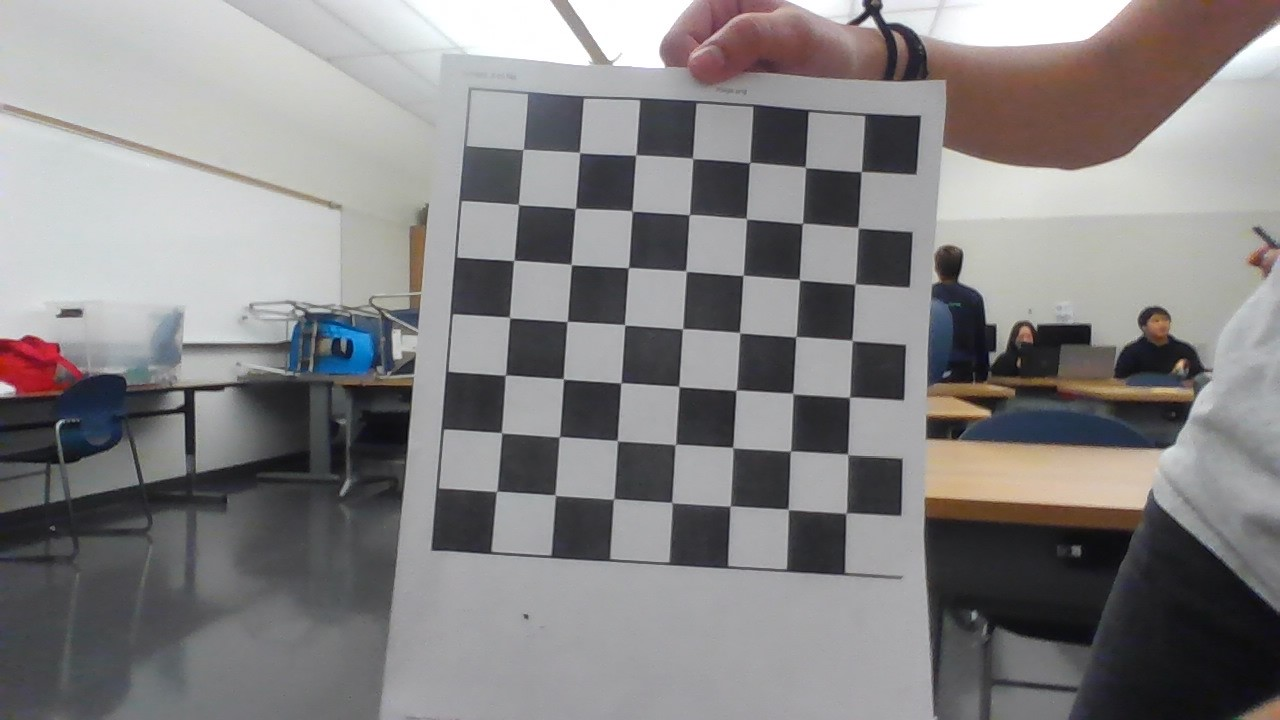
#> input picture WIN_20221207_16_55_08_Pro.jpg, 1280 x 720 px; its folder holds only this picture in this run
$ python calibrate.py
#> lines starting #> are read from the running program, lines starting #| are printed output that depends on the picture; after the words box and inside, x2 and y2 are one past the last pixel; in counts of white or black regions, pixels touching at a corner belong together
import cv2
import numpy as np
import glob


# Define the dimensions of checkerboard
CHECKERBOARD = (7,7)


# stop the iteration when specified
# accuracy, epsilon, is reached or
# specified number of iterations are completed.
criteria = (cv2.TERM_CRITERIA_EPS + cv2.TERM_CRITERIA_MAX_ITER, 30, 0.001)


# Vector for 3D points
threedpoints = []

# Vector for 2D points
twodpoints = []


#  3D points real world coordinates
objectp3d = np.zeros((1, CHECKERBOARD[0] * CHECKERBOARD[1], 3), np.float32)
objectp3d[0, :, :2] = np.mgrid[0:CHECKERBOARD[1], 0:CHECKERBOARD[0]].T.reshape(-1, 2)


# Extracting path of individual image stored
# in a given directory. Since no path is
# specified, it will take current directory
# jpg files alone
images = glob.glob('*.jpg')

for filename in images:
    image = cv2.imread(filename)
#> image is the input picture: shape (720, 1280, 3); mean B, G, R 132, 131.3, 133.4
    grayColor = cv2.cvtColor(image, cv2.COLOR_BGR2GRAY)
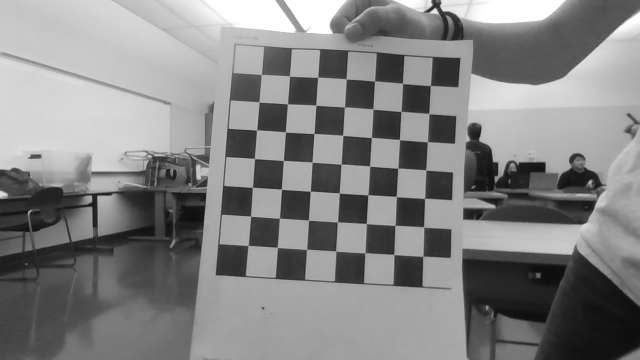
#> grayColor: shape (720, 1280) (shown at 1/2 size); min 2, max 255, mean 132

    # Find the chess board corners
    # If desired number of corners are
    # found in the image then ret = true
    ret, corners = cv2.findChessboardCorners(grayColor, CHECKERBOARD, None)
#> ret = True; corners = 49 rows, first 8: [523.3, 148.8], [579.4, 152.6], [635.6, 154.9], [692.5, 158], [750.2, 162.2], [804, 166.7], [860.8, 171.8], [518.1, 203.8]

    # If desired number of corners can be detected then,
    # refine the pixel coordinates and display
    # them on the images of checker board
    if ret == True:
        threedpoints.append(objectp3d)

        # Refining pixel coordinates
        # for given 2d points.
        corners2 = cv2.cornerSubPix(grayColor, corners, (11, 11), (-1, -1), criteria)
#> corners2 = 49 rows, first 8: [523.1, 149.4], [579.5, 152.6], [635.8, 155], [692.6, 158.4], [749.6, 162.6], [805.4, 167.3], [861.1, 171.6], [518.5, 204.5]

        twodpoints.append(corners2)

        # Draw and display the corners
        image = cv2.drawChessboardCorners(image, CHECKERBOARD, corners2, ret)
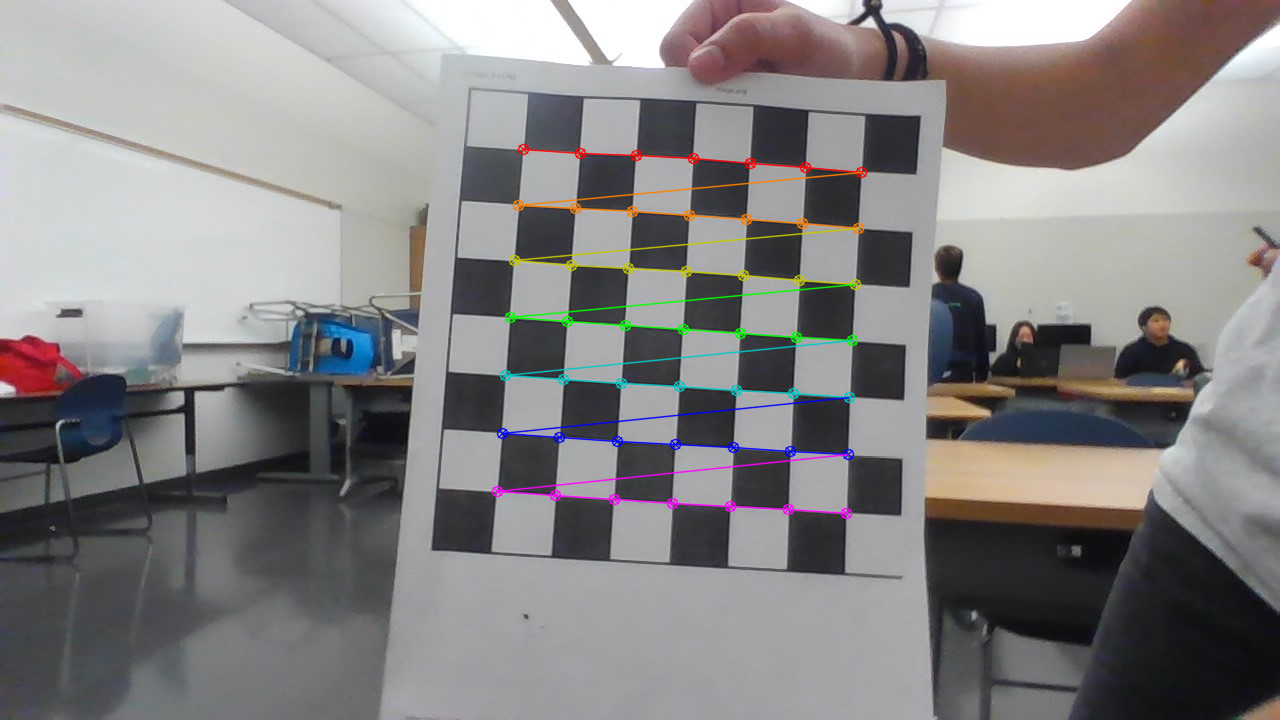
#> image: shape (720, 1280, 3); 1.89% of pixels changed, all inside (x1, y1, x2, y2) = (491, 143, 868, 520)

    cv2.imshow('img', image)
    cv2.waitKey(1000)

cv2.destroyAllWindows()


# Perform camera calibration by
# passing the value of above found out 3D points (threedpoints)
# and its corresponding pixel coordinates of the
# detected corners (twodpoints)
ret, matrix, distortion, r_vecs, t_vecs = cv2.calibrateCamera(threedpoints, twodpoints, grayColor.shape[::-1], None, None)
#> ret = 0.565; matrix = [[1056.1, 0, 659.8], [0, 1051.2, 282.2], [0, 0, 1]]; distortion = [[-0.647, 9.93, 0.00813, 0.00648, -42.32]]; r_vecs = ([-0.0691, -0.0412, 0.0646],); t_vecs = ([-2.41, -2.37, 18.32],)

cv_file = cv2.FileStorage("calibration_images/matrices.json", cv2.FILE_STORAGE_WRITE)
cv_file.write("camera_matrix", matrix)
cv_file.write("dist_coeff", distortion)

# note you *release* you don't close() a FileStorage object
cv_file.release()

$ run again, on WIN_20221207_16_59_46_Pro.jpg
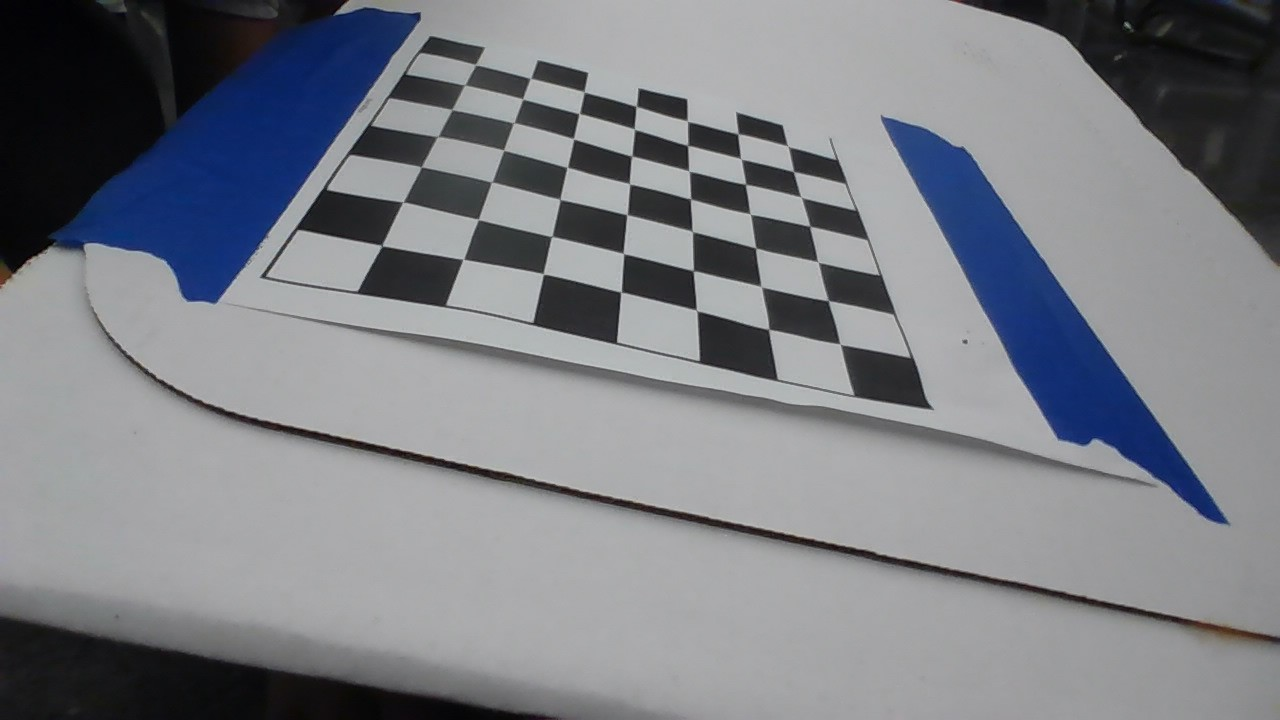
#> input picture WIN_20221207_16_59_46_Pro.jpg, 1280 x 720 px
#> image is the input picture: shape (720, 1280, 3); mean B, G, R 133.1, 126.7, 124.1
#> `grayColor = cv2.cvtColor(image, cv2.COLOR_BGR2GRAY)`:
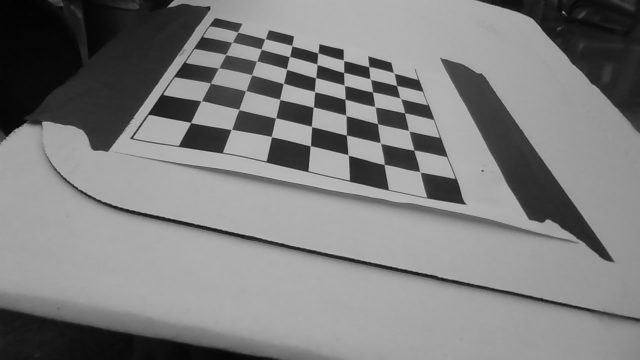
#> grayColor: shape (720, 1280) (shown at 1/2 size); min 0, max 204, mean 126.6
#> `ret, corners = cv2.findChessboardCorners(grayColor, CHECKERBOARD, None)`: ret = True; corners = 49 rows, first 8: [787.7, 146.2], [793.7, 171.6], [801.2, 197.1], [808.7, 224.5], [818.5, 262.5], [829.2, 301.4], [840.5, 344.4], [736.7, 132.5]
#> corners2 = 49 rows, first 8: [787.8, 146.3], [793.5, 171.6], [800.9, 197.2], [809.7, 226.3], [817.8, 261.9], [828.1, 300.6], [840.1, 344.2], [737.9, 133.7]
#> `image = cv2.drawChessboardCorners(image, CHECKERBOARD, corners2, ret)`:
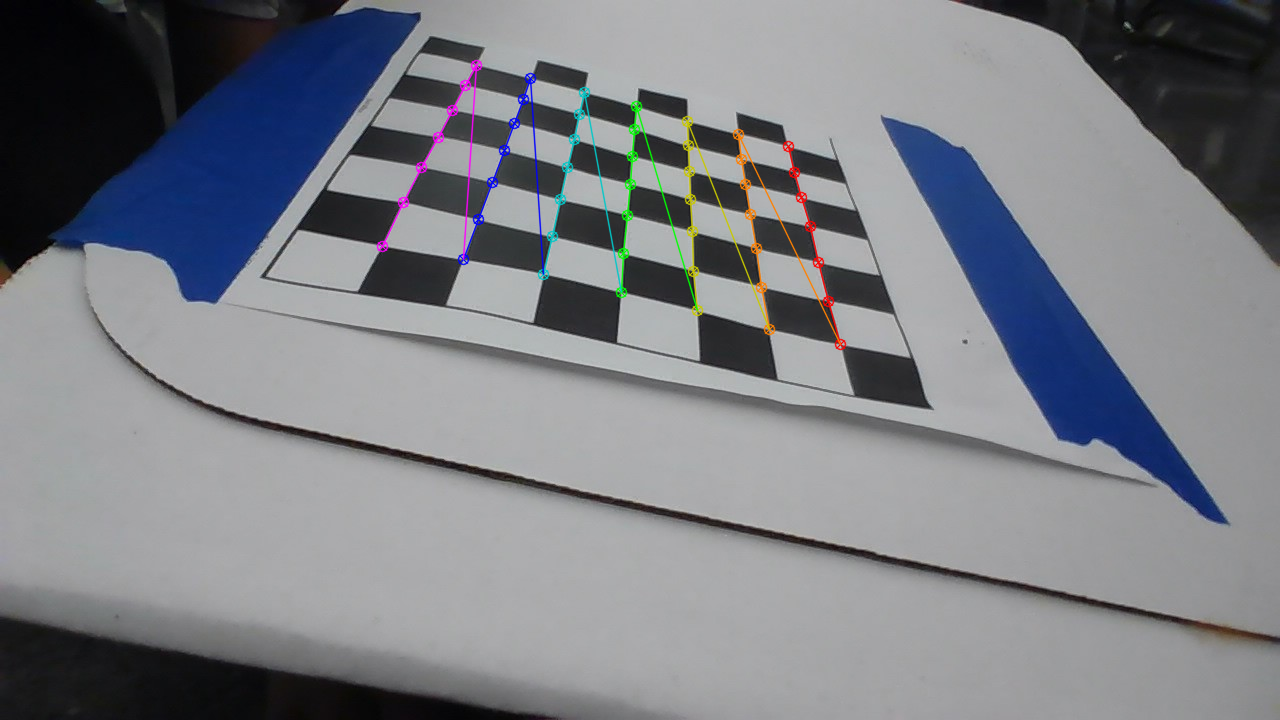
#> image: shape (720, 1280, 3); 1.27% of pixels changed, all inside (x1, y1, x2, y2) = (376, 59, 847, 351)
#> `ret, matrix, distortion, r_vecs, t_vecs = cv2.calibrateCamera(threedpo..`: ret = 1.2; matrix = [[836.6, 0, 749.5], [0, 865.8, 394.6], [0, 0, 1]]; distortion = [[0.521, -1.38, 0.0565, 0.0793, 1.67]]; r_vecs = ([-0.97, 0.402, 1.5],); t_vecs = ([0.614, -4.51, 15.66],)

$ run again, on WIN_20221207_17_00_05_Pro.jpg
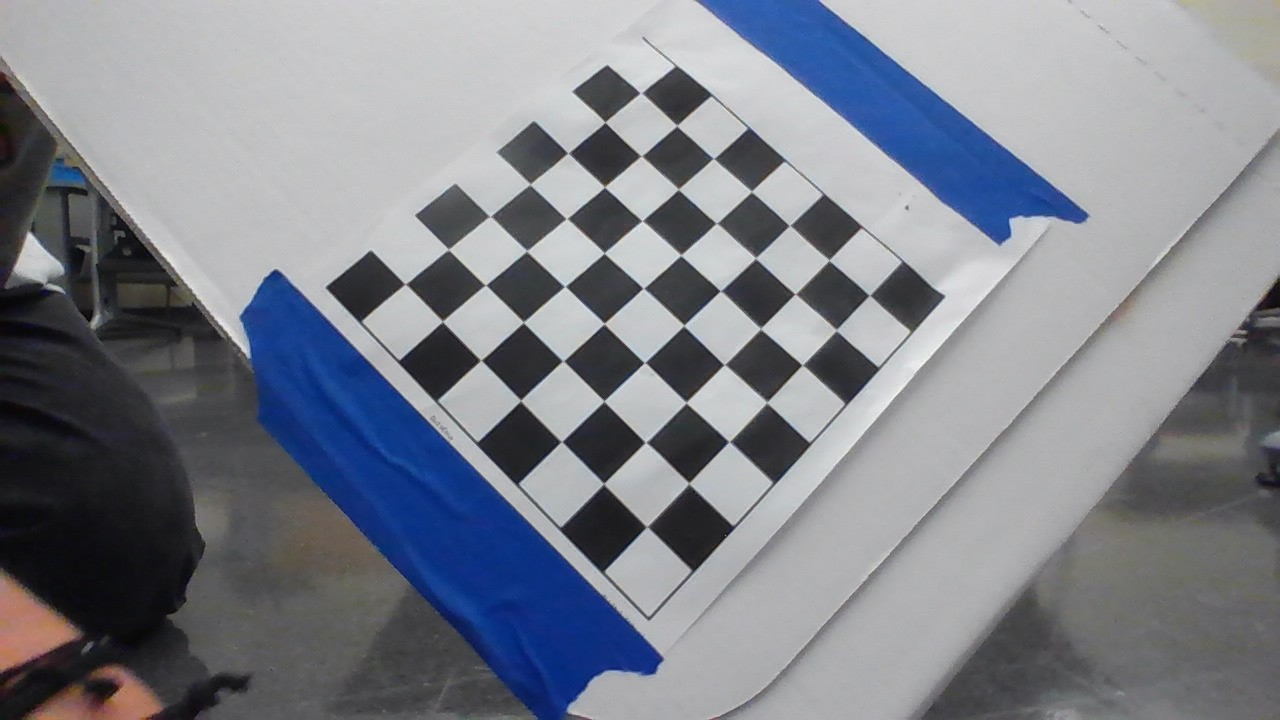
#> input picture WIN_20221207_17_00_05_Pro.jpg, 1280 x 720 px
#> image is the input picture: shape (720, 1280, 3); mean B, G, R 138.9, 130, 126.4
#> `grayColor = cv2.cvtColor(image, cv2.COLOR_BGR2GRAY)`:
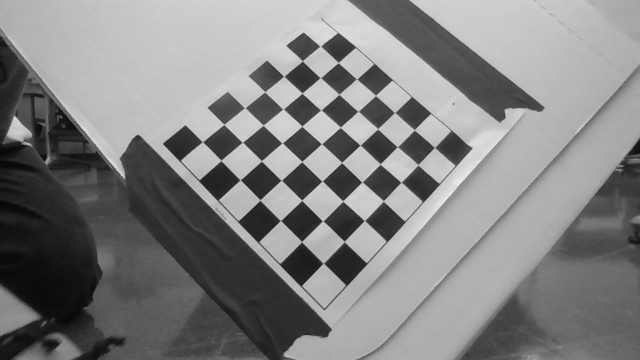
#> grayColor: shape (720, 1280) (shown at 1/2 size); min 0, max 251, mean 129.9
#> `ret, corners = cv2.findChessboardCorners(grayColor, CHECKERBOARD, None)`: ret = True; corners = 49 rows, first 8: [640.3, 92.83], [676.5, 125.6], [713.3, 158.6], [751.4, 191.4], [789.6, 225.6], [828.9, 260], [869.4, 295.2], [605.1, 122.3]
#> corners2 = 49 rows, first 8: [640.9, 92.91], [676.8, 125.7], [713.4, 158.6], [751.5, 191.5], [789.6, 225.5], [828.9, 260.2], [869.4, 295.3], [605.1, 122.2]
#> `image = cv2.drawChessboardCorners(image, CHECKERBOARD, corners2, ret)`:
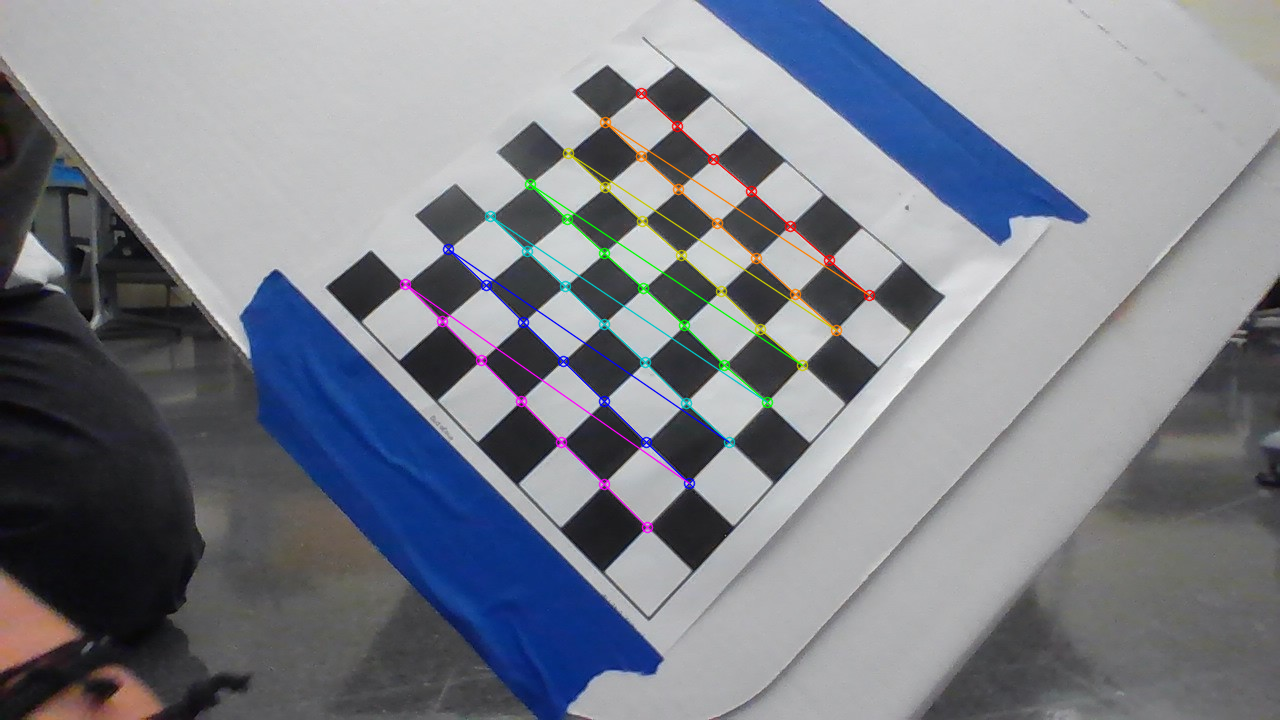
#> image: shape (720, 1280, 3); 1.53% of pixels changed, all inside (x1, y1, x2, y2) = (399, 87, 876, 534)
#> `ret, matrix, distortion, r_vecs, t_vecs = cv2.calibrateCamera(threedpo..`: ret = 0.426; matrix = [[519.5, 0, 616.7], [0, 513.9, 420.3], [0, 0, 1]]; distortion = [[-0.179, 0.44, -0.00193, 0.00283, -0.214]]; r_vecs = ([-0.225, 0.0225, 0.785],); t_vecs = ([0.464, -6.55, 10.17],)
